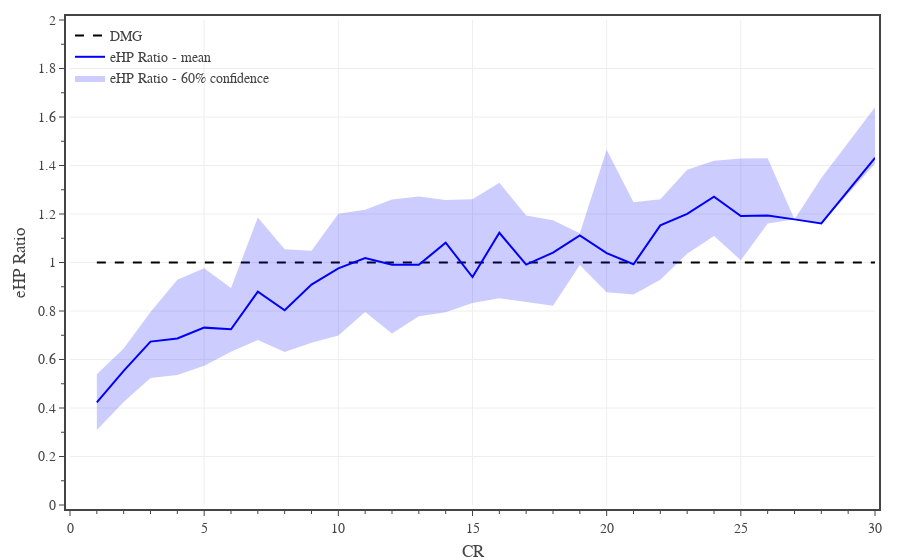

Notebook code cell kept with this figure:
### Code cell
# eHP Ratio

yCol = 'eHP Ratio'

conf = 0.6
df1 = df0[df0['CR'].between(1,30)]
dfM = df1[['CR',yCol]].groupby('CR').median()
dfU = df1[['CR',yCol]].groupby('CR').quantile(0.5 + conf/2)
dfL = df1[['CR',yCol]].groupby('CR').quantile(0.5 - conf/2)

# CR
# create figure
fig = go.Figure(
    layout=go.Layout(
        template=TFB_TEMPLATE,
        margin=dict(l=70, r=25, b=55, t=20, pad=4),
        xaxis=dict(
            title_text='CR',
            range=[0,30],
            tick0=0, dtick=5,
            minor=dict(tick0=0, dtick=1),
        ),
        yaxis=dict(
            title_text=yCol,
            range=[0,2],
            tick0=0, dtick=0.2,
            minor=dict(tick0=0, dtick=0.1),
        ),
        legend=dict(
            xanchor='left', yanchor='top',
            x=0.00, y=1.00,
            orientation='v',
            tracegroupgap=0,
            bgcolor='rgba(0,0,0,0)',
        )
    )
)


# add reference line
fig.add_trace(go.Scatter(
    x=[1,30], y=[1,1],
    mode='lines', 
    line=dict(color='black', dash='dash'),
    name='DMG',
    hoverinfo='skip',
))

# add average value
fig.add_trace(go.Scatter(
    x=dfM.index, y=dfM[yCol],
    mode='lines', 
    line=dict(color='rgba(0,0,250,1)', dash='solid'),
    name=f'{yCol} - mean',
    hovertemplate='<b>mean</b><br>' + 'CR %{x:,.0f}<br>' + yCol + ' %{y:,.1f}<br>' + '<extra></extra>'

))

# add confidence interval
fig.add_trace(go.Scatter(x=dfM.index, y=dfU[yCol], line_width=0, legendgroup=f'{yCol} confidence', showlegend=False, hoverinfo='skip'))
fig.add_trace(go.Scatter(x=dfM.index, y=dfL[yCol], line_width=0, name=f'{yCol} - {conf:.0%} confidence', legendgroup=f'{yCol} confidence', hoverinfo='skip', fill='tonexty', fillcolor='rgba(0,0,250,0.2)'))

#if SAVEFIGS: plt.savefig('dmg-cr-vs-cr.svg', metadata=METADATA)

### Figure 1 — Plotly figure (JSON) as saved in the notebook; plotly's stock layout.template omitted (floating-point values rounded to 4 significant figures)
{"data": [{"hoverinfo": "skip", "line": {"color": "black", "dash": "dash"}, "mode": "lines", "name": "DMG", "type": "scatter", "x": [1, 30], "y": [1, 1]}, {"hovertemplate": "<b>mean</b><br>CR %{x:,.0f}<br>eHP Ratio %{y:,.1f}<br><extra></extra>", "line": {"color": "rgba(0,0,250,1)", "dash": "solid"}, "mode": "lines", "name": "eHP Ratio - mean", "type": "scatter", "x": [1, 2, 3, 4, 5, 6, 7, 8, 9, 10, 11, 12, 13, 14, 15, 16, 17, 18, 19, 20, 21, 22, 23, 24, 25, 26, 27, 28, 30], "y": [0.4231, 0.553, 0.6738, 0.6864, 0.7314, 0.7249, 0.8797, 0.8033, 0.9091, 0.9757, 1.019, 0.9904, 0.9903, 1.082, 0.94, 1.123, 0.9913, 1.041, 1.112, 1.039, 0.9929, 1.153, 1.201, 1.271, 1.191, 1.194, 1.178, 1.161, 1.432]}, {"hoverinfo": "skip", "legendgroup": "eHP Ratio confidence", "line": {"width": 0}, "showlegend": false, "type": "scatter", "x": [1, 2, 3, 4, 5, 6, 7, 8, 9, 10, 11, 12, 13, 14, 15, 16, 17, 18, 19, 20, 21, 22, 23, 24, 25, 26, 27, 28, 30], "y": [0.5393, 0.6452, 0.7956, 0.9285, 0.9765, 0.8944, 1.185, 1.055, 1.048, 1.201, 1.217, 1.26, 1.272, 1.258, 1.261, 1.329, 1.194, 1.174, 1.12, 1.465, 1.248, 1.261, 1.382, 1.42, 1.429, 1.43, 1.178, 1.348, 1.64]}, {"fill": "tonexty", "fillcolor": "rgba(0,0,250,0.2)", "hoverinfo": "skip", "legendgroup": "eHP Ratio confidence", "line": {"width": 0}, "name": "eHP Ratio - 60% confidence", "type": "scatter", "x": [1, 2, 3, 4, 5, 6, 7, 8, 9, 10, 11, 12, 13, 14, 15, 16, 17, 18, 19, 20, 21, 22, 23, 24, 25, 26, 27, 28, 30], "y": [0.3095, 0.4243, 0.5232, 0.5364, 0.5737, 0.6319, 0.6807, 0.6306, 0.6689, 0.699, 0.7963, 0.7077, 0.7788, 0.7948, 0.8332, 0.8524, 0.837, 0.8216, 0.9892, 0.877, 0.8681, 0.9291, 1.037, 1.109, 1.009, 1.161, 1.178, 1.161, 1.408]}], "layout": {"legend": {"bgcolor": "rgba(0,0,0,0)", "orientation": "v", "tracegroupgap": 0, "x": 0, "xanchor": "left", "y": 1, "yanchor": "top"}, "margin": {"b": 55, "l": 70, "pad": 4, "r": 25, "t": 20}, "xaxis": {"dtick": 5, "minor": {"dtick": 1, "tick0": 0}, "range": [0, 30], "tick0": 0, "title": {"text": "CR"}}, "yaxis": {"dtick": 0.2, "minor": {"dtick": 0.1, "tick0": 0}, "range": [0, 2], "tick0": 0, "title": {"text": "eHP Ratio"}}}}
